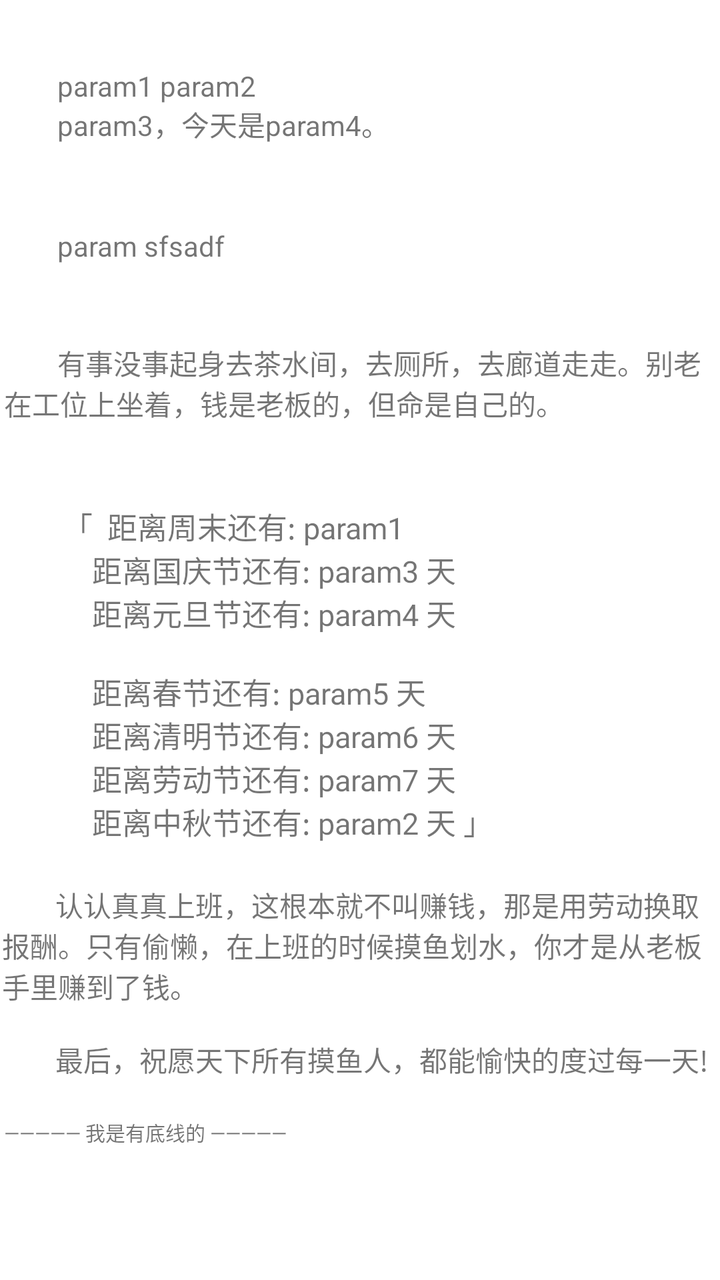
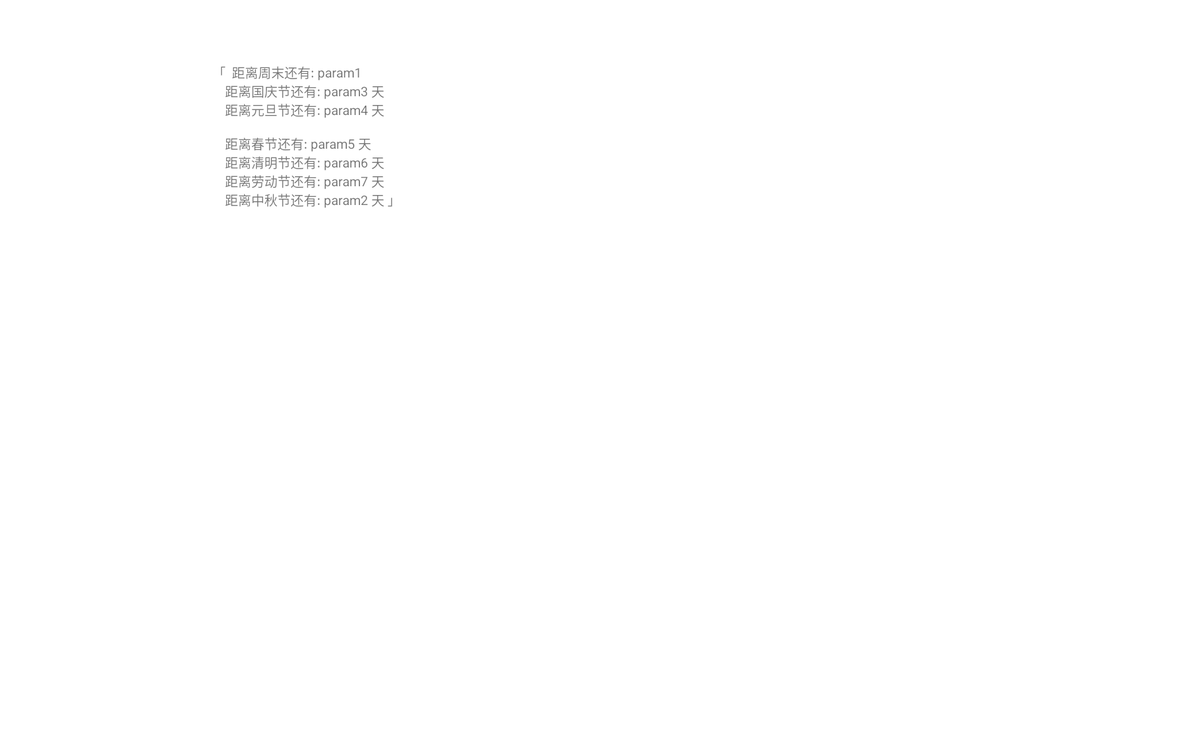

An Android layout and its configuration variant, each rendered on a device that would load it. The default file and the variant file are quoted in full after the pictures.
<!-- AndroidManifest.xml: application theme Theme.Moyu -->
<!-- res/layout/content_scrolling.xml -->
<?xml version="1.0" encoding="utf-8"?>
<androidx.core.widget.NestedScrollView xmlns:android="http://schemas.android.com/apk/res/android"
    xmlns:app="http://schemas.android.com/apk/res-auto"
    xmlns:tools="http://schemas.android.com/tools"
    android:layout_width="match_parent"
    android:layout_height="match_parent"
    app:layout_behavior="@string/appbar_scrolling_view_behavior"
    tools:context=".ScrollingActivity"
    tools:showIn="@layout/activity_scrolling">

    <LinearLayout
        android:layout_width="fill_parent"
        android:layout_height="wrap_content"
        android:orientation="vertical"
        android:paddingTop="15dip">

        
        <TextView
            android:id="@+id/dateNow"
            android:layout_width="match_parent"
            android:layout_height="wrap_content"
            android:layout_gravity="center_horizontal"
            android:layout_margin="@dimen/tips_margin"
            android:text="@string/dateNow" />

        
        <ViewFlipper
            android:id="@+id/weibo"
            android:layout_width="match_parent"
            android:layout_height="match_parent"
            android:layout_gravity="center_horizontal"
            android:layout_margin="@dimen/tips_margin" />

        
        <TextView
            android:id="@+id/shici"
            android:layout_width="match_parent"
            android:layout_height="wrap_content"
            android:layout_gravity="center_horizontal"
            android:layout_margin="@dimen/tips_margin"
            android:clickable="true"
            android:text="@string/shici" />

        
        <TextView
            android:id="@+id/tips1"
            android:layout_width="match_parent"
            android:layout_height="wrap_content"
            android:layout_gravity="center_horizontal"
            android:layout_margin="@dimen/tips_margin"
            android:clickable="true"
            android:text="@string/tips1" />

        
        <TextView
            android:id="@+id/tips3"
            android:layout_width="match_parent"
            android:layout_height="wrap_content"
            android:layout_gravity="center_horizontal"
            android:layout_margin="@dimen/tips_margin"
            android:clickable="true"
            android:text="@string/countDown"
            android:textSize="15sp" />

        

        <TextView
            android:id="@+id/tips2"
            android:layout_width="358dp"
            android:layout_height="wrap_content"
            android:layout_gravity="center_horizontal"
            android:text="@string/tips2" />

        <TextView
            android:id="@+id/line_split"
            android:layout_width="match_parent"
            android:layout_height="match_parent"
            android:layout_gravity="center_horizontal"
            android:layout_margin="@dimen/tips_margin"
            android:text="@string/line_split"
            android:textSize="10sp" />


        <TextView
            android:id="@+id/pis"
            android:layout_width="match_parent"
            android:layout_height="wrap_content"
            android:layout_gravity="center_horizontal"
            android:layout_margin="@dimen/tips_margin"
            android:text="@string/pis" />
    </LinearLayout>
</androidx.core.widget.NestedScrollView>
<!-- res/layout/activity_scrolling.xml (included above) -->
<?xml version="1.0" encoding="utf-8"?>
<androidx.coordinatorlayout.widget.CoordinatorLayout xmlns:android="http://schemas.android.com/apk/res/android"
    xmlns:app="http://schemas.android.com/apk/res-auto"
    xmlns:tools="http://schemas.android.com/tools"
    android:layout_width="match_parent"
    android:layout_height="match_parent"
    android:fitsSystemWindows="true"
    tools:context=".ScrollingActivity">

    <com.google.android.material.appbar.AppBarLayout
        android:id="@+id/app_bar"
        android:layout_width="match_parent"
        android:layout_height="@dimen/app_bar_height"
        android:fitsSystemWindows="true"
        android:theme="@style/Theme.Moyu.AppBarOverlay">

        <com.google.android.material.appbar.CollapsingToolbarLayout
            android:id="@+id/toolbar_layout"
            style="@style/Widget.MaterialComponents.Toolbar.Primary"
            android:layout_width="match_parent"
            android:layout_height="match_parent"
            android:fitsSystemWindows="true"
            app:contentScrim="?attr/colorPrimary"
            app:layout_scrollFlags="scroll|exitUntilCollapsed"
            app:toolbarId="@+id/toolbar">

            <androidx.appcompat.widget.Toolbar
                android:id="@+id/toolbar"
                android:layout_width="match_parent"
                android:layout_height="?attr/actionBarSize"
                app:layout_collapseMode="pin"
                app:popupTheme="@style/Theme.Moyu.PopupOverlay" />

        </com.google.android.material.appbar.CollapsingToolbarLayout>
    </com.google.android.material.appbar.AppBarLayout>

    <include layout="@layout/content_scrolling" />

    <com.google.android.material.floatingactionbutton.FloatingActionButton
        android:id="@+id/fab"
        android:layout_width="wrap_content"
        android:layout_height="wrap_content"
        android:layout_marginEnd="@dimen/fab_margin"
        app:layout_anchor="@id/app_bar"
        app:layout_anchorGravity="bottom|end"
        app:srcCompat="@android:drawable/ic_dialog_email" />

</androidx.coordinatorlayout.widget.CoordinatorLayout>
<!-- resources referenced by this layout -->
<resources>
  <dimen name="app_bar_height">150dp</dimen>
  <dimen name="fab_margin">16dp</dimen>
  <dimen name="tips_margin">2dp</dimen>
  <string name="countDown">
          "
          「  距离周末还有: param1
              距离国庆节还有: param3 天
              距离元旦节还有: param4 天
  
              距离春节还有: param5 天
              距离清明节还有: param6 天
              距离劳动节还有: param7 天
              距离中秋节还有: param2 天 」"
      </string>
  <string name="dateNow">
          "
          param1 param2
          param3，今天是param4。
          "
      </string>
  <string name="line_split">————— 我是有底线的 —————</string>
  <string name="pis"> </string>
  <string name="shici">
          "
          param sfsadf
          "
      </string>
  <string name="tips1">
          "
          有事没事起身去茶水间，去厕所，去廊道走走。别老在工位上坐着，钱是老板的，但命是自己的。
          "
      </string>
  <string name="tips2">
          "
          认认真真上班，这根本就不叫赚钱，那是用劳动换取报酬。只有偷懒，在上班的时候摸鱼划水，你才是从老板手里赚到了钱。
  
          最后，祝愿天下所有摸鱼人，都能愉快的度过每一天!
          "
      </string>
  <style name="Theme.Moyu.AppBarOverlay" parent="ThemeOverlay.AppCompat.Dark.ActionBar" />
  <style name="Theme.Moyu.PopupOverlay" parent="ThemeOverlay.AppCompat.Light" />
  <style name="Theme.Moyu" parent="Theme.MaterialComponents.DayNight.DarkActionBar">
          
          <item name="colorPrimary">@color/purple_500</item>
          <item name="colorPrimaryVariant">@color/purple_700</item>
          <item name="colorOnPrimary">@color/white</item>
          
          <item name="colorSecondary">@color/teal_200</item>
          <item name="colorSecondaryVariant">@color/teal_700</item>
          <item name="colorOnSecondary">@color/black</item>
          
          <item name="android:statusBarColor" tools:targetApi="l">?attr/colorPrimaryVariant</item>
          
      </style>
  <color name="purple_500">#3BC5EF</color>
  <color name="purple_700">#FF3700B3</color>
  <color name="white">#FFFFFFFF</color>
  <color name="teal_200">#DF403D40</color>
  <color name="teal_700">#D31616</color>
  <color name="black">#FF000000</color>
</resources>
<!-- res/layout-w1240dp/content_scrolling.xml (the repository's variant of the layout above) -->
<!-- drawn on a large tablet held sideways -->
<?xml version="1.0" encoding="utf-8"?>
<androidx.core.widget.NestedScrollView xmlns:android="http://schemas.android.com/apk/res/android"
    xmlns:app="http://schemas.android.com/apk/res-auto"
    xmlns:tools="http://schemas.android.com/tools"
    android:layout_width="match_parent"
    android:layout_height="match_parent"
    app:layout_behavior="@string/appbar_scrolling_view_behavior"
    tools:context=".ScrollingActivity"
    tools:showIn="@layout/activity_scrolling">

    <TextView
        android:layout_width="wrap_content"
        android:layout_height="wrap_content"
        android:layout_marginStart="200dp"
        android:layout_marginTop="48dp"
        android:layout_marginEnd="200dp"
        android:text="@string/countDown" />
</androidx.core.widget.NestedScrollView>
<!-- res/layout/content_scrolling.xml (included above) -->
<?xml version="1.0" encoding="utf-8"?>
<androidx.core.widget.NestedScrollView xmlns:android="http://schemas.android.com/apk/res/android"
    xmlns:app="http://schemas.android.com/apk/res-auto"
    xmlns:tools="http://schemas.android.com/tools"
    android:layout_width="match_parent"
    android:layout_height="match_parent"
    app:layout_behavior="@string/appbar_scrolling_view_behavior"
    tools:context=".ScrollingActivity"
    tools:showIn="@layout/activity_scrolling">

    <LinearLayout
        android:layout_width="fill_parent"
        android:layout_height="wrap_content"
        android:orientation="vertical"
        android:paddingTop="15dip">

        
        <TextView
            android:id="@+id/dateNow"
            android:layout_width="match_parent"
            android:layout_height="wrap_content"
            android:layout_gravity="center_horizontal"
            android:layout_margin="@dimen/tips_margin"
            android:text="@string/dateNow" />

        
        <ViewFlipper
            android:id="@+id/weibo"
            android:layout_width="match_parent"
            android:layout_height="match_parent"
            android:layout_gravity="center_horizontal"
            android:layout_margin="@dimen/tips_margin" />

        
        <TextView
            android:id="@+id/shici"
            android:layout_width="match_parent"
            android:layout_height="wrap_content"
            android:layout_gravity="center_horizontal"
            android:layout_margin="@dimen/tips_margin"
            android:clickable="true"
            android:text="@string/shici" />

        
        <TextView
            android:id="@+id/tips1"
            android:layout_width="match_parent"
            android:layout_height="wrap_content"
            android:layout_gravity="center_horizontal"
            android:layout_margin="@dimen/tips_margin"
            android:clickable="true"
            android:text="@string/tips1" />

        
        <TextView
            android:id="@+id/tips3"
            android:layout_width="match_parent"
            android:layout_height="wrap_content"
            android:layout_gravity="center_horizontal"
            android:layout_margin="@dimen/tips_margin"
            android:clickable="true"
            android:text="@string/countDown"
            android:textSize="15sp" />

        

        <TextView
            android:id="@+id/tips2"
            android:layout_width="358dp"
            android:layout_height="wrap_content"
            android:layout_gravity="center_horizontal"
            android:text="@string/tips2" />

        <TextView
            android:id="@+id/line_split"
            android:layout_width="match_parent"
            android:layout_height="match_parent"
            android:layout_gravity="center_horizontal"
            android:layout_margin="@dimen/tips_margin"
            android:text="@string/line_split"
            android:textSize="10sp" />


        <TextView
            android:id="@+id/pis"
            android:layout_width="match_parent"
            android:layout_height="wrap_content"
            android:layout_gravity="center_horizontal"
            android:layout_margin="@dimen/tips_margin"
            android:text="@string/pis" />
    </LinearLayout>
</androidx.core.widget.NestedScrollView>
